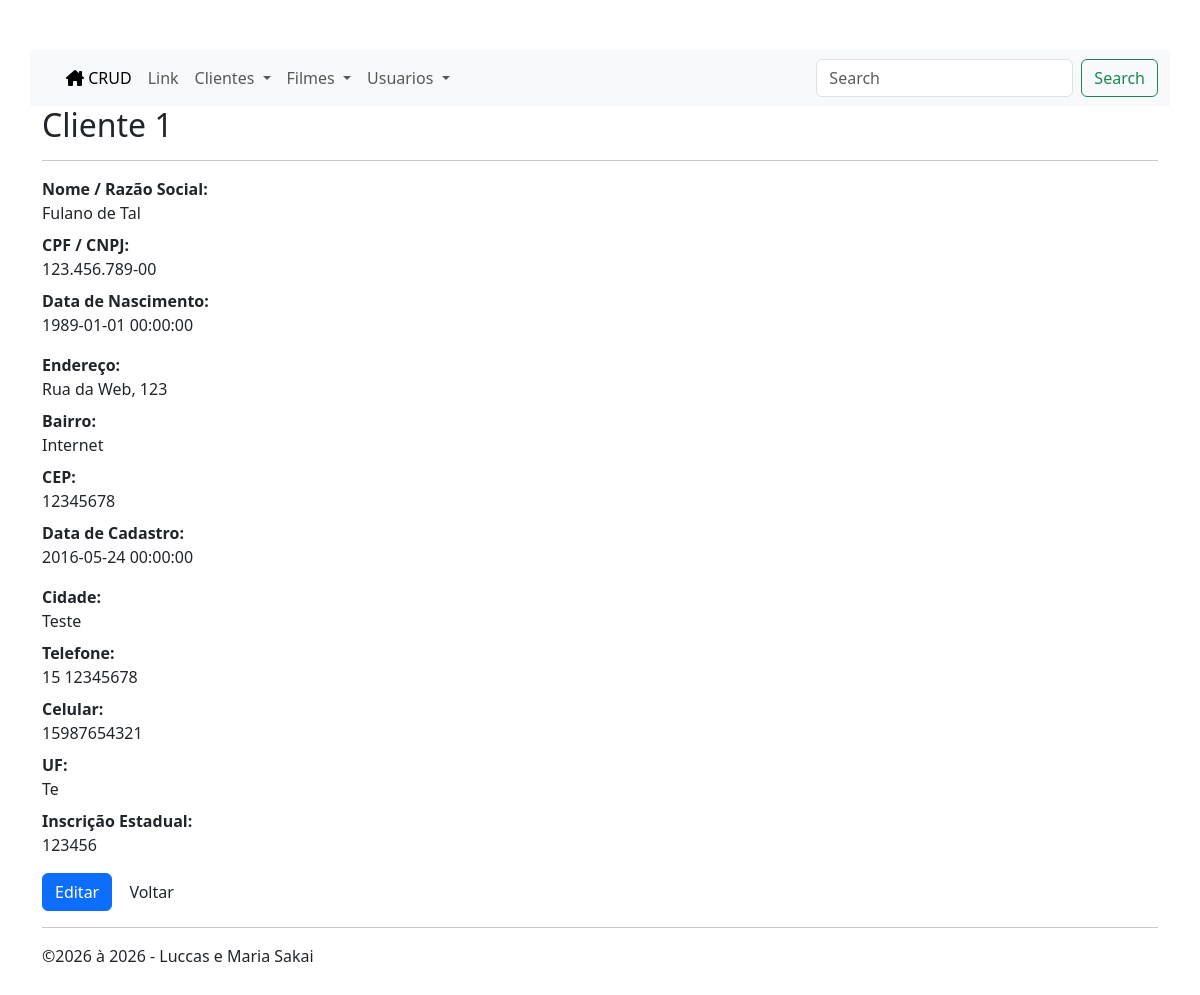
/customers/view.php?id=1, run on the app's committed database.
### tables this page shows
CREATE TABLE IF NOT EXISTS `customers` (
  `id` int(11) NOT NULL AUTO_INCREMENT,
  `name` varchar(255) NOT NULL,
  `cpf_cnpj` varchar(15) NOT NULL,
  `birthdate` datetime NOT NULL,
  `address` varchar(255) NOT NULL,
  `hood` varchar(100) NOT NULL,
  `zip_code` varchar(8) NOT NULL,
  `city` varchar(100) NOT NULL,
  `state` varchar(2) NOT NULL,
  `phone` varchar(13) NOT NULL,
  `mobile` varchar(13) NOT NULL,
  `ie` varchar(15) NOT NULL,
  `created` datetime NOT NULL,
  `modified` datetime NOT NULL,
  PRIMARY KEY (`id`)
);

### inc/database.php (called while the page is built, shortened)
<?php
function open_database() {
    try {
        $conn = new mysqli(
            DB_HOST,
            DB_USER,
            DB_PASSWORD,
            DB_NAME
        );
        $conn->set_charset("utf8");
        return $conn;
    } catch (Exception $e) {
        throw new Exception(
            "Erro ao conectar no Banco de Dados:<br> {$e->getMessage()}"
        );
    }
}
function find($table = null, $id = null) {
    $database = open_database();
    $found = null;
    try {
        if ($id) {
            $sql = "SELECT * FROM $table WHERE id = $id";
            $result = $database->query($sql);
            if ($result->num_rows > 0) {
                $found = $result->fetch_assoc();
            }
        }
    } catch (Exception $e) {
        $_SESSION['message'] = $e->getMessage();
        $_SESSION['type'] = 'danger';
    }
    return $found;
}
?>

### customers/functions.php (called while the page is built, shortened)
<?php
function view($id = null) {
    $customer = find('customers', $id);
}
?>

### customers/view.php (the view, shortened to what this page needs)
<?php
	require_once('functions.php');
	view($_GET['id']);
?>
<h2>Cliente <?php echo $customer['id'] ?? ''; ?></h2>
<hr>
<dl class="dl-horizontal">
	<dt>Nome / Razão Social:</dt>
	<dd><?php echo $customer['name']  ?? ''; ?></dd>
	<dt>CPF / CNPJ:</dt>
	<dd><?php echo $customer['cpf_cnpj']  ?? ''; ?></dd>
	<dt>Data de Nascimento:</dt>
	<dd><?php echo $customer['birthdate']  ?? ''; ?></dd>
</dl>
<dl class="dl-horizontal">
	<dt>Endereço:</dt>
	<dd><?php echo $customer['address']  ?? ''; ?></dd>
	<dt>Bairro:</dt>
	<dd><?php echo $customer['hood']  ?? ''; ?></dd>
	<dt>CEP:</dt>
	<dd><?php echo $customer['zip_code']  ?? ''; ?></dd>
	<dt>Data de Cadastro:</dt>
	<dd><?php echo $customer['created']  ?? ''; ?></dd>
</dl>
<dl class="dl-horizontal">
	<dt>Cidade:</dt>
	<dd><?php echo $customer['city']  ?? ''; ?></dd>
	<dt>Telefone:</dt>
	<dd><?php echo $customer['phone']  ?? ''; ?></dd>
	<dt>Celular:</dt>
	<dd><?php echo $customer['mobile']  ?? ''; ?></dd>
	<dt>UF:</dt>
	<dd><?php echo $customer['state']  ?? ''; ?></dd>
	<dt>Inscrição Estadual:</dt>
	<dd><?php echo $customer['ie']  ?? ''; ?></dd>
</dl>
<div id="actions" class="row">
	<div class="col-md-12">
	  <a href="edit.php?id=<?php echo $customer['id'] ?? ''; ?>" class="btn btn-primary">Editar</a>
	  <a href="index.php" class="btn btn-default">Voltar</a>
	</div>
</div>

### inc/header.php (style rules this page uses)
body { padding-top: 50px; padding-bottom: 20px; }

### data on the page
customers: id "1", name "Fulano de Tal", cpf_cnpj "123.456.789-00", birthdate "1989-01-01 00:00:00", address "Rua da Web, 123", hood "Internet", zip_code "12345678", created "2016-05-24 00:00:00", city "Teste", phone "15 12345678", mobile "15987654321", state "Te", ie "123456"

### other printed values
$dt->format("Y") "2026"
